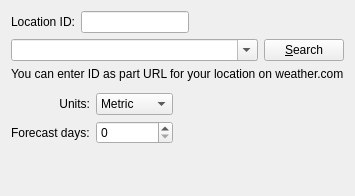
<ui version="4.0" >
 <class>WeatherCfgBase</class>
 <widget class="QWidget" name="WeatherCfgBase" >
  <property name="geometry" >
   <rect>
    <x>0</x>
    <y>0</y>
    <width>337</width>
    <height>196</height>
   </rect>
  </property>
  <property name="windowTitle" >
   <string></string>
  </property>
  <layout class="QVBoxLayout" >
   <property name="margin" >
    <number>11</number>
   </property>
   <property name="spacing" >
    <number>6</number>
   </property>
   <item>
    <layout class="QHBoxLayout" >
     <property name="margin" >
      <number>0</number>
     </property>
     <property name="spacing" >
      <number>6</number>
     </property>
     <item>
      <widget class="QLabel" name="TextLabel1" >
       <property name="text" >
        <string>Location ID:</string>
       </property>
       <property name="alignment" >
        <set>Qt::AlignRight|Qt::AlignTrailing|Qt::AlignVCenter</set>
       </property>
       <property name="wordWrap" >
        <bool>false</bool>
       </property>
      </widget>
     </item>
     <item>
      <widget class="QLineEdit" name="edtID" >
       <property name="sizePolicy" >
        <sizepolicy>
         <hsizetype>1</hsizetype>
         <vsizetype>0</vsizetype>
         <horstretch>0</horstretch>
         <verstretch>0</verstretch>
        </sizepolicy>
       </property>
      </widget>
     </item>
     <item>
      <spacer>
       <property name="orientation" >
        <enum>Qt::Horizontal</enum>
       </property>
       <property name="sizeType" >
        <enum>QSizePolicy::Expanding</enum>
       </property>
       <property name="sizeHint" >
        <size>
         <width>20</width>
         <height>20</height>
        </size>
       </property>
      </spacer>
     </item>
    </layout>
   </item>
   <item>
    <layout class="QHBoxLayout" >
     <property name="margin" >
      <number>0</number>
     </property>
     <property name="spacing" >
      <number>6</number>
     </property>
     <item>
      <widget class="QComboBox" name="cmbLocation" >
       <property name="sizePolicy" >
        <sizepolicy>
         <hsizetype>7</hsizetype>
         <vsizetype>0</vsizetype>
         <horstretch>0</horstretch>
         <verstretch>0</verstretch>
        </sizepolicy>
       </property>
       <property name="editable" >
        <bool>true</bool>
       </property>
      </widget>
     </item>
     <item>
      <widget class="QPushButton" name="btnSearch" >
       <property name="text" >
        <string>&amp;Search</string>
       </property>
      </widget>
     </item>
    </layout>
   </item>
   <item>
    <widget class="QLabel" name="TextLabel1_4" >
     <property name="text" >
      <string>You can enter ID as part URL for your location on weather.com</string>
     </property>
     <property name="wordWrap" >
      <bool>false</bool>
     </property>
    </widget>
   </item>
   <item>
    <widget class="LinkLabel" native="1" name="lblLnk" />
   </item>
   <item>
    <layout class="QGridLayout" >
     <property name="margin" >
      <number>0</number>
     </property>
     <property name="spacing" >
      <number>6</number>
     </property>
     <item row="0" column="1" >
      <widget class="QComboBox" name="cmbUnits" >
       <item>
        <property name="text" >
         <string>Metric</string>
        </property>
       </item>
       <item>
        <property name="text" >
         <string>Standart</string>
        </property>
       </item>
      </widget>
     </item>
     <item row="0" column="2" >
      <spacer>
       <property name="orientation" >
        <enum>Qt::Horizontal</enum>
       </property>
       <property name="sizeType" >
        <enum>QSizePolicy::Expanding</enum>
       </property>
       <property name="sizeHint" >
        <size>
         <width>20</width>
         <height>20</height>
        </size>
       </property>
      </spacer>
     </item>
     <item row="1" column="1" >
      <widget class="QSpinBox" name="edtDays" >
       <property name="maximum" >
        <number>10</number>
       </property>
      </widget>
     </item>
     <item row="1" column="0" >
      <widget class="QLabel" name="TextLabel1_3" >
       <property name="text" >
        <string>Forecast days:</string>
       </property>
       <property name="wordWrap" >
        <bool>false</bool>
       </property>
      </widget>
     </item>
     <item row="0" column="0" >
      <widget class="QLabel" name="TextLabel1_2" >
       <property name="text" >
        <string>Units:</string>
       </property>
       <property name="alignment" >
        <set>Qt::AlignRight|Qt::AlignTrailing|Qt::AlignVCenter</set>
       </property>
       <property name="wordWrap" >
        <bool>false</bool>
       </property>
      </widget>
     </item>
    </layout>
   </item>
   <item>
    <spacer>
     <property name="orientation" >
      <enum>Qt::Vertical</enum>
     </property>
     <property name="sizeType" >
      <enum>QSizePolicy::Expanding</enum>
     </property>
     <property name="sizeHint" >
      <size>
       <width>20</width>
       <height>20</height>
      </size>
     </property>
    </spacer>
   </item>
  </layout>
 </widget>
 <customwidgets>
  <customwidget>
   <class>LinkLabel</class>
   <extends>QWidget</extends>
   <header>linklabel.h</header>
  </customwidget>
 </customwidgets>
 <resources/>
 <connections/>
</ui>
